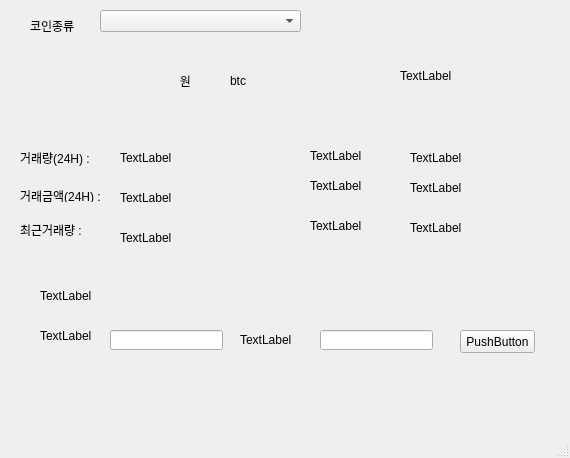
<?xml version="1.0" encoding="UTF-8"?>
<ui version="4.0">
 <class>MainWindow</class>
 <widget class="QMainWindow" name="MainWindow">
  <property name="geometry">
   <rect>
    <x>0</x>
    <y>0</y>
    <width>570</width>
    <height>458</height>
   </rect>
  </property>
  <property name="windowTitle">
   <string>MainWindow</string>
  </property>
  <widget class="QWidget" name="centralwidget">
   <widget class="QLabel" name="label">
    <property name="geometry">
     <rect>
      <x>30</x>
      <y>20</y>
      <width>56</width>
      <height>12</height>
     </rect>
    </property>
    <property name="text">
     <string>코인종류</string>
    </property>
   </widget>
   <widget class="QComboBox" name="comboBox">
    <property name="geometry">
     <rect>
      <x>100</x>
      <y>10</y>
      <width>201</width>
      <height>22</height>
     </rect>
    </property>
   </widget>
   <widget class="QLabel" name="label_2">
    <property name="geometry">
     <rect>
      <x>30</x>
      <y>60</y>
      <width>161</width>
      <height>41</height>
     </rect>
    </property>
    <property name="text">
     <string>원</string>
    </property>
    <property name="alignment">
     <set>Qt::AlignRight|Qt::AlignTrailing|Qt::AlignVCenter</set>
    </property>
   </widget>
   <widget class="QLabel" name="label_3">
    <property name="geometry">
     <rect>
      <x>230</x>
      <y>60</y>
      <width>151</width>
      <height>41</height>
     </rect>
    </property>
    <property name="text">
     <string>btc</string>
    </property>
   </widget>
   <widget class="QLabel" name="label_4">
    <property name="geometry">
     <rect>
      <x>400</x>
      <y>60</y>
      <width>91</width>
      <height>31</height>
     </rect>
    </property>
    <property name="text">
     <string>TextLabel</string>
    </property>
   </widget>
   <widget class="QLabel" name="label_5">
    <property name="geometry">
     <rect>
      <x>20</x>
      <y>150</y>
      <width>85</width>
      <height>16</height>
     </rect>
    </property>
    <property name="text">
     <string>거래량(24H) :</string>
    </property>
   </widget>
   <widget class="QLabel" name="label_6">
    <property name="geometry">
     <rect>
      <x>20</x>
      <y>190</y>
      <width>85</width>
      <height>12</height>
     </rect>
    </property>
    <property name="text">
     <string>거래금액(24H) :</string>
    </property>
   </widget>
   <widget class="QLabel" name="label_7">
    <property name="geometry">
     <rect>
      <x>20</x>
      <y>220</y>
      <width>71</width>
      <height>20</height>
     </rect>
    </property>
    <property name="text">
     <string>최근거래량 :</string>
    </property>
   </widget>
   <widget class="QLabel" name="label_8">
    <property name="geometry">
     <rect>
      <x>310</x>
      <y>150</y>
      <width>56</width>
      <height>12</height>
     </rect>
    </property>
    <property name="text">
     <string>TextLabel</string>
    </property>
   </widget>
   <widget class="QLabel" name="label_9">
    <property name="geometry">
     <rect>
      <x>310</x>
      <y>180</y>
      <width>56</width>
      <height>12</height>
     </rect>
    </property>
    <property name="text">
     <string>TextLabel</string>
    </property>
   </widget>
   <widget class="QLabel" name="label_10">
    <property name="geometry">
     <rect>
      <x>310</x>
      <y>220</y>
      <width>56</width>
      <height>12</height>
     </rect>
    </property>
    <property name="text">
     <string>TextLabel</string>
    </property>
   </widget>
   <widget class="QLabel" name="label_11">
    <property name="geometry">
     <rect>
      <x>120</x>
      <y>150</y>
      <width>125</width>
      <height>16</height>
     </rect>
    </property>
    <property name="text">
     <string>TextLabel</string>
    </property>
   </widget>
   <widget class="QLabel" name="label_12">
    <property name="geometry">
     <rect>
      <x>120</x>
      <y>190</y>
      <width>125</width>
      <height>16</height>
     </rect>
    </property>
    <property name="text">
     <string>TextLabel</string>
    </property>
   </widget>
   <widget class="QLabel" name="label_13">
    <property name="geometry">
     <rect>
      <x>120</x>
      <y>230</y>
      <width>125</width>
      <height>16</height>
     </rect>
    </property>
    <property name="text">
     <string>TextLabel</string>
    </property>
   </widget>
   <widget class="QLabel" name="label_14">
    <property name="geometry">
     <rect>
      <x>410</x>
      <y>150</y>
      <width>125</width>
      <height>16</height>
     </rect>
    </property>
    <property name="text">
     <string>TextLabel</string>
    </property>
   </widget>
   <widget class="QLabel" name="label_15">
    <property name="geometry">
     <rect>
      <x>410</x>
      <y>180</y>
      <width>125</width>
      <height>16</height>
     </rect>
    </property>
    <property name="text">
     <string>TextLabel</string>
    </property>
   </widget>
   <widget class="QLabel" name="label_16">
    <property name="geometry">
     <rect>
      <x>410</x>
      <y>220</y>
      <width>125</width>
      <height>16</height>
     </rect>
    </property>
    <property name="text">
     <string>TextLabel</string>
    </property>
   </widget>
   <widget class="QLabel" name="label_17">
    <property name="geometry">
     <rect>
      <x>40</x>
      <y>290</y>
      <width>56</width>
      <height>12</height>
     </rect>
    </property>
    <property name="text">
     <string>TextLabel</string>
    </property>
   </widget>
   <widget class="QLabel" name="label_18">
    <property name="geometry">
     <rect>
      <x>40</x>
      <y>330</y>
      <width>56</width>
      <height>12</height>
     </rect>
    </property>
    <property name="text">
     <string>TextLabel</string>
    </property>
   </widget>
   <widget class="QLabel" name="label_19">
    <property name="geometry">
     <rect>
      <x>240</x>
      <y>330</y>
      <width>56</width>
      <height>20</height>
     </rect>
    </property>
    <property name="text">
     <string>TextLabel</string>
    </property>
   </widget>
   <widget class="QPushButton" name="pushButton">
    <property name="geometry">
     <rect>
      <x>460</x>
      <y>330</y>
      <width>75</width>
      <height>23</height>
     </rect>
    </property>
    <property name="text">
     <string>PushButton</string>
    </property>
   </widget>
   <widget class="QLineEdit" name="lineEdit">
    <property name="geometry">
     <rect>
      <x>110</x>
      <y>330</y>
      <width>113</width>
      <height>20</height>
     </rect>
    </property>
   </widget>
   <widget class="QLineEdit" name="lineEdit_2">
    <property name="geometry">
     <rect>
      <x>320</x>
      <y>330</y>
      <width>113</width>
      <height>20</height>
     </rect>
    </property>
   </widget>
  </widget>
  <widget class="QMenuBar" name="menubar">
   <property name="geometry">
    <rect>
     <x>0</x>
     <y>0</y>
     <width>570</width>
     <height>21</height>
    </rect>
   </property>
  </widget>
  <widget class="QStatusBar" name="statusbar"/>
 </widget>
 <resources/>
 <connections/>
</ui>
